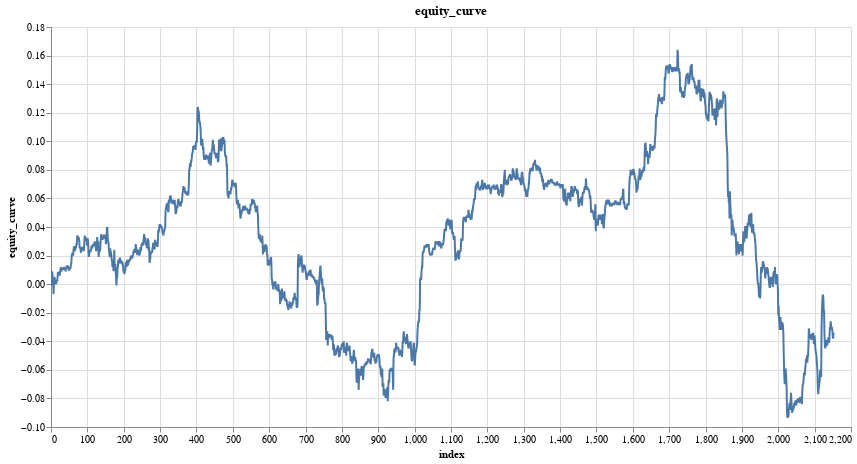

Notebook source saved alongside this figure:
### Code cell
features = ['close_log_return_lag_2']
model = LinearModel(len(features))
model_trades = research.learn_model_trades(ts, features, target, model, no_epochs=200, loss=nn.L1Loss())

research.plot_column(model_trades, 'equity_curve')

### Figure 1 — Vega specification as saved in the notebook (floating-point values rounded to 4 significant figures; data arrays with more than 128 entries replaced by an {"elided": "..."} marker saying what was removed)
{"$schema": "https://vega.github.io/schema/vega/v5.json", "data": [{"name": "param_12_store"}, {"name": "source_0", "values": {"elided": "2153 records"}}, {"name": "source_0_x_domain_index", "values": [{"min": 0, "max": 2152}]}, {"name": "source_0_y_domain_equity_curve", "values": [{"min": -0.093, "max": 0.164}]}], "signals": [{"name": "unit", "value": {}, "on": [{"events": "pointermove", "update": "isTuple(group()) ? group() : unit"}]}, {"name": "param_12", "update": "vlSelectionResolve(\"param_12_store\", \"union\")"}, {"name": "param_12_index", "on": [{"events": [{"source": "view", "type": "dblclick"}], "update": "null"}, {"events": {"signal": "param_12_translate_delta"}, "update": "panLinear(param_12_translate_anchor.extent_x, -param_12_translate_delta.x / width)"}, {"events": {"signal": "param_12_zoom_delta"}, "update": "zoomLinear(domain(\"x\"), param_12_zoom_anchor.x, param_12_zoom_delta)"}]}, {"name": "param_12_equity_curve", "on": [{"events": [{"source": "view", "type": "dblclick"}], "update": "null"}, {"events": {"signal": "param_12_translate_delta"}, "update": "panLinear(param_12_translate_anchor.extent_y, param_12_translate_delta.y / height)"}, {"events": {"signal": "param_12_zoom_delta"}, "update": "zoomLinear(domain(\"y\"), param_12_zoom_anchor.y, param_12_zoom_delta)"}]}, {"name": "param_12_tuple", "on": [{"events": [{"signal": "param_12_index || param_12_equity_curve"}], "update": "param_12_index && param_12_equity_curve ? {unit: \"\", fields: param_12_tuple_fields, values: [param_12_index,param_12_equity_curve]} : null"}]}, {"name": "param_12_tuple_fields", "value": [{"field": "index", "channel": "x", "type": "R"}, {"field": "equity_curve", "channel": "y", "type": "R"}]}, {"name": "param_12_translate_anchor", "value": {}, "on": [{"events": [{"source": "scope", "type": "pointerdown"}], "update": "{x: x(unit), y: y(unit), extent_x: domain(\"x\"), extent_y: domain(\"y\")}"}]}, {"name": "param_12_translate_delta", "value": {}, "on": [{"events": [{"source": "window", "between": [{"source": "scope", "type": "pointerdown"}, {"source": "window", "type": "pointerup"}], "type": "pointermove", "consume": true}], "update": "{x: param_12_translate_anchor.x - x(unit), y: param_12_translate_anchor.y - y(unit)}"}]}, {"name": "param_12_zoom_anchor", "on": [{"events": [{"source": "scope", "consume": true, "type": "wheel"}], "update": "{x: invert(\"x\", x(unit)), y: invert(\"y\", y(unit))}"}]}, {"name": "param_12_zoom_delta", "on": [{"events": [{"source": "scope", "consume": true, "type": "wheel"}], "update": "pow(1.001, event.deltaY * pow(16, event.deltaMode))", "force": true}]}, {"name": "param_12_modify", "on": [{"events": {"signal": "param_12_tuple"}, "update": "modify(\"param_12_store\", param_12_tuple, true)"}]}], "marks": [{"type": "line", "name": "marks", "from": {"data": "source_0"}, "sort": {"field": "x"}, "encode": {"update": {"defined": {"signal": "isValid(datum[\"index\"]) && isFinite(+datum[\"index\"]) && isValid(datum[\"equity_curve\"]) && isFinite(+datum[\"equity_curve\"])"}, "y": {"field": "equity_curve", "scale": "y"}, "tooltip": {"signal": "{\"index\": format(datum[\"index\"], \"\"), \"equity_curve\": format(datum[\"equity_curve\"], \"\")}"}, "stroke": {"value": "#4c78a8"}, "x": {"field": "index", "scale": "x"}}}, "interactive": true, "clip": true, "style": ["line"]}], "scales": [{"name": "x", "type": "linear", "domain": [{"signal": "(data(\"source_0_x_domain_index\")[0] || {}).min"}, {"signal": "(data(\"source_0_x_domain_index\")[0] || {}).max"}], "range": [0, {"signal": "width"}], "zero": false, "domainRaw": {"signal": "param_12[\"index\"]"}, "nice": true}, {"name": "y", "type": "linear", "domain": [{"signal": "(data(\"source_0_y_domain_equity_curve\")[0] || {}).min"}, {"signal": "(data(\"source_0_y_domain_equity_curve\")[0] || {}).max"}], "range": [{"signal": "height"}, 0], "nice": true, "zero": true, "domainRaw": {"signal": "param_12[\"equity_curve\"]"}}], "axes": [{"scale": "x", "zindex": 0, "domain": false, "labels": false, "ticks": false, "tickCount": {"signal": "ceil(width/40)"}, "aria": false, "minExtent": 0, "grid": true, "maxExtent": 0, "orient": "bottom", "gridScale": "y"}, {"scale": "y", "orient": "left", "grid": true, "aria": false, "zindex": 0, "domain": false, "labels": false, "minExtent": 0, "ticks": false, "gridScale": "x", "tickCount": {"signal": "ceil(height/40)"}, "maxExtent": 0}, {"scale": "x", "labelFlush": true, "orient": "bottom", "tickCount": {"signal": "ceil(width/40)"}, "grid": false, "title": "index", "labelOverlap": true, "zindex": 0}, {"scale": "y", "orient": "left", "zindex": 0, "grid": false, "title": "equity_curve", "tickCount": {"signal": "ceil(height/40)"}, "labelOverlap": true}], "title": {"text": "equity_curve", "frame": "group"}, "padding": 5, "width": 800, "background": "white", "height": 400, "style": "cell"}
